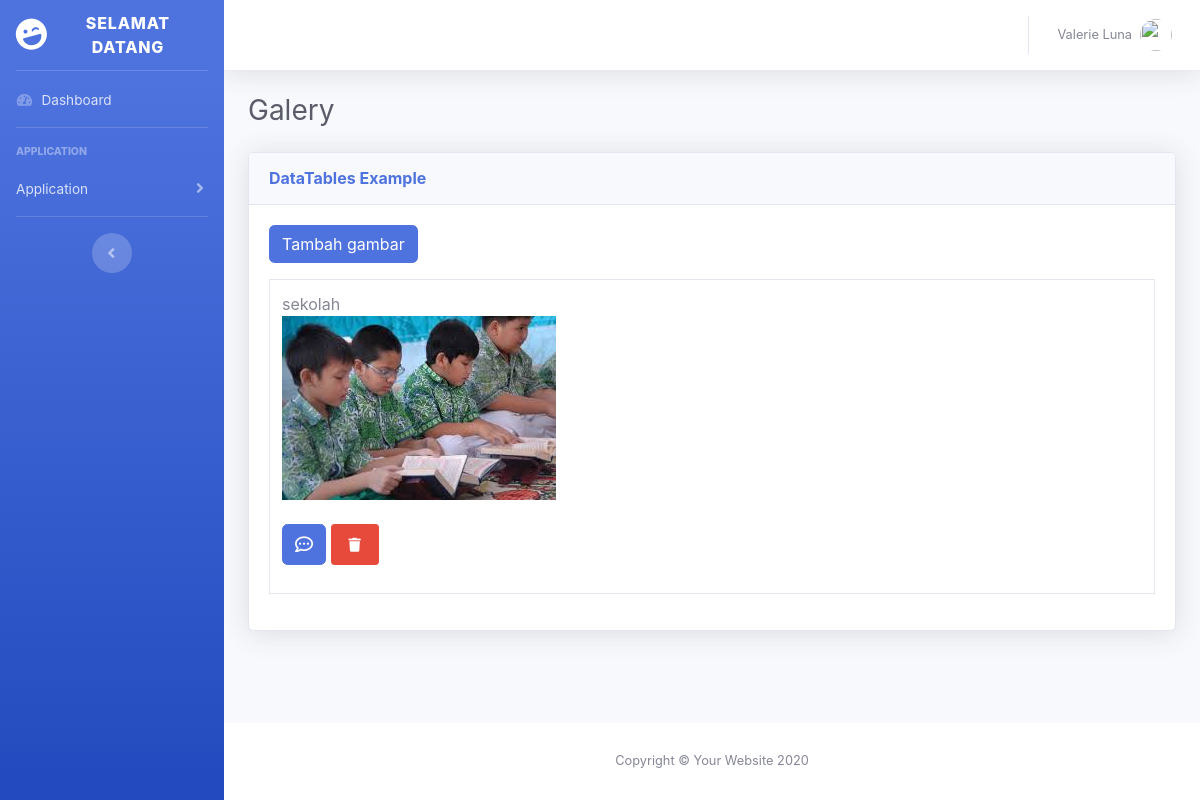
The page /index.php/auth/galery on the database its author committed.
### tables this page shows
CREATE TABLE `galery` (
  `id` int(11) NOT NULL,
  `judul` varchar(255) NOT NULL,
  `gambar` varchar(255) NOT NULL,
  `deskripsi` text NOT NULL
);

### application/controllers/Auth.php (called while the page is built, shortened)
<?php
class Auth extends CI_Controller
 {
    public function __construct()
    {
        $this->load->model('document_model');
        $this->load->model('diskusi_model');
        $this->load->model('galery_model');
        $this->load->library('form_validation');
    }
     public function galery()
     {
        $data = array(
            'title' => 'data galery',
            'galery' => $this->galery_model->getAllGalery()
        );
         $this->load->view('templates/header', $data);
         $this->load->view('templates/sidebar');
         $this->load->view('templates/topbar');
         $this->load->view('auth/galery', $data);
         $this->load->view('templates/footer');
     }
 }

### index.php (called while the page is built, shortened)
<?php
require_once BASEPATH.'core/CodeIgniter.php';

### application/models/Galery_model.php (called while the page is built, shortened)
<?php defined('BASEPATH') OR exit('No direct script access allowed');
class Galery_model extends CI_Model {
    public function getAllGalery()
    {
        $query = $this->db->order_by('id', 'DESC')->get('galery');
        return $query->result();
    }
}

### application/views/auth/galery.php (the view, shortened to what this page needs)
        <div class="container-fluid">
          <h1 class="h3 mb-4 text-gray-800">Galery</h1>
          <div class="card shadow mb-4">
            <div class="card-header py-3">
              <h6 class="m-0 font-weight-bold text-primary">DataTables Example</h6>
            </div>
            <div class="card-body">
              <div class="table-responsive">
              <div class="row mb-3">
                <div class="col-md-6">
                  <a href="<?= base_url(); ?>galery/tambah_gal" class="btn btn-primary">Tambah
                gambar</a>
               </div>
              </div>
              <?php
                foreach ($galery as $gal)
                {
                    ?>
                <table class="table table-bordered" id="dataTable" width="100%" cellspacing="0" cellpadding="5" margin-top:5px;>
                  <tbody>
               <div>
                    <td>
                    <?= $gal->judul; ?>
                   <p>
                   <img src="<?php echo base_url(); ?>assets/img/<?= $gal->gambar; ?>">
                     <br> <br>
<button type="button" class="btn btn-primary btn" style="font-size:18px;" data-toggle="modal" data-target="#exampleModal"><i class="far fa-comment-dots"></i></button>
<button type="button" class="btn btn-danger btn-sm" style="font-size:8px;" ><?= anchor('galery/hapus_gal/'.$gal->id, '<div class="btn btn-danger btn-sm"><i class="fa fa-trash"></i></div> ') ?></button>
                   </p>
                  </td>
                </div>
                </table>
                <?php } ?>
              </div>
            </div>
          </div>
        </div>
      </div>

### rows shown on the page
galery: judul "sekolah", gambar (picture)
